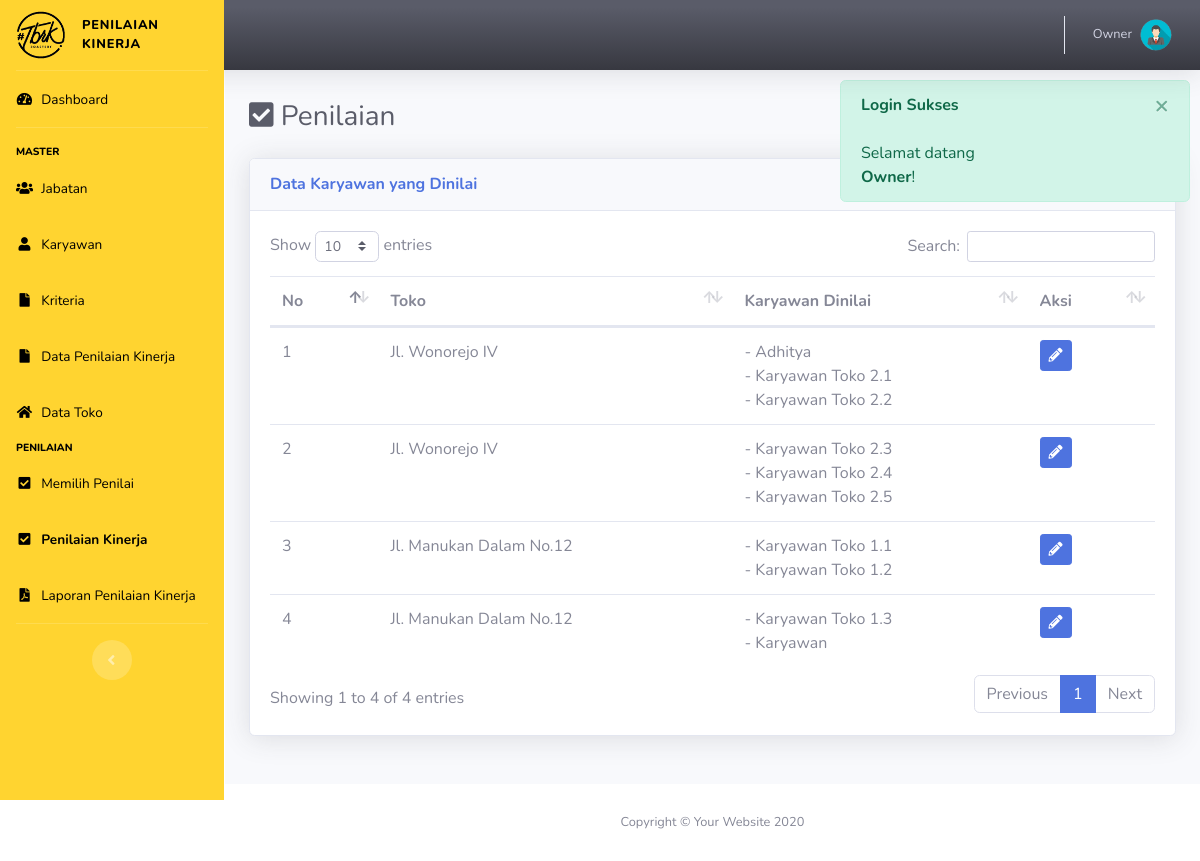
The app's page /index.php?p=melakukanpen (signed in) with its own data.
### tables this page shows
CREATE TABLE `penilai` (
  `id_penilai` int(11) NOT NULL,
  `id_periode` int(11) NOT NULL,
  `id_toko` int(11) NOT NULL,
  `grup` varchar(50) NOT NULL DEFAULT '',
  `sts` char(1) NOT NULL DEFAULT ''
);

CREATE TABLE `toko` (
  `id_toko` int(11) NOT NULL,
  `lokasi` varchar(50) NOT NULL,
  `setting_jml` varchar(50) NOT NULL
);

CREATE TABLE `grup_dinilai` (
  `id_grup` int(11) NOT NULL,
  `id_penilai` int(11) NOT NULL,
  `id_kar` varchar(12) DEFAULT NULL
);

CREATE TABLE `karyawan` (
  `id_kar` varchar(12) NOT NULL,
  `id_jabatan` int(11) NOT NULL,
  `id_toko` int(11) NOT NULL,
  `password` varchar(12) NOT NULL,
  `nama` varchar(50) NOT NULL,
  `alamat` varchar(50) NOT NULL,
  `no_telp` varchar(50) NOT NULL
);

### pages/melakukanpen.php (the view, shortened to what this page needs)
<div class="d-sm-flex align-items-center justify-content-between mb-4">
    <h1 class="h3 mb-0 text-gray-800"> <i class="fa fa-check-square"></i> Penilaian</h1>
</div>
<?php
	$ket = "Data";
?>
<div class="row row_angket">
	<div class="col mb-4">
		<div class="card shadow mb-4">
            <div class="card-header py-3 d-flex flex-row align-items-center justify-content-between">
                <?php
                if(!isset($_GET['ket'])){
                ?>
                    <h6 class="m-0 font-weight-bold text-primary"><?= ucfirst($ket); ?> Karyawan yang Dinilai</h6>
                <?php }else{ ?>
                    <h6 class="m-0 font-weight-bold text-primary">Penilaian Kinerja</h6>
            	<?php } ?>
            </div>
            <div class="card-body">
            <?php
            	if(!isset($form)):
            ?>
            	<table class="table dataTable">
            		<thead>
            			<tr>
            				<th>No</th>
                            <th>Toko</th>
            				<th>Karyawan Dinilai</th>
            				<th>Aksi</th>
            			</tr>
            		</thead>
            		<tbody>
            		<?php
            			$i=0;
                        $ida = get_tahun_ajar_id();
                        $id_kar = $_SESSION['user'];
                        $sql = "SELECT *
                                FROM penilai a
                                JOIN toko b ON a.id_toko = b.id_toko
                                JOIN penilai_detail c ON a.id_penilai = c.id_penilai
                                WHERE a.id_periode = $ida AND c.id_kar = '$id_kar' ";
            			$q = mysqli_query($con, $sql);
            			while($row = mysqli_fetch_array($q)):
            		?>
            			<tr id="<?= $row['id_penilai']; ?>" class="tr-bold">
            				<td><?= ++$i; ?></td>
                            <td><?= $row['lokasi']; ?></td>
                            <td><?= get_dinilai($con, $row['id_penilai']); ?></td>
            				<td>
                                <a href="index.php?p=melakukanpen&ket=tambah&id=<?= $row['id_penilai'] ?>" class="btn btn-sm btn-primary" data-toggle="tooltip" data-placement="top" title="Nilai"><i class="fa fa-pencil-alt"></i></a>
                            </td>
            			</tr>
            		<?php endwhile; ?>
            		</tbody>
            	</table>
            	<?php endif; ?>
            </div>
        </div>
    </div>
</div>

### config/koneksi.php (shortened to what this page needs)
<?php
	function get_tahun_ajar_id()
	{
		$con = $GLOBALS['con'];
		$sql = "SELECT * FROM periode WHERE status_periode = 1";
		$q = mysqli_query($con, $sql);
		$row = mysqli_fetch_array($q);
		return $row['id_periode'];
	}
	function get_dinilai($con, $idp){
        $sql = "SELECT * FROM grup_dinilai a JOIN karyawan b ON a.id_kar = b.id_kar WHERE a.id_penilai = $idp";
        $q = mysqli_query($con, $sql);
        $txt = '';
        while($row = mysqli_fetch_array($q)){
            $txt .= "- $row[nama]<br>";
        }
        return $txt;
    }
?>

### records on screen
penilai: id_toko.lokasi "Jl. Wonorejo IV"
grup_dinilai: id_kar.nama "Adhitya"
grup_dinilai: id_kar.nama "Karyawan Toko 2.1"
grup_dinilai: id_kar.nama "Karyawan Toko 2.2"
penilai: id_toko.lokasi "Jl. Wonorejo IV"
grup_dinilai: id_kar.nama "Karyawan Toko 2.3"
grup_dinilai: id_kar.nama "Karyawan Toko 2.4"
grup_dinilai: id_kar.nama "Karyawan Toko 2.5"
penilai: id_toko.lokasi "Jl. Manukan Dalam No.12"
grup_dinilai: id_kar.nama "Karyawan Toko 1.1"
grup_dinilai: id_kar.nama "Karyawan Toko 1.2"
penilai: id_toko.lokasi "Jl. Manukan Dalam No.12"
grup_dinilai: id_kar.nama "Karyawan Toko 1.3"
grup_dinilai: id_kar.nama "Karyawan"

### other values on screen
$_SESSION['name'] "Owner"
$ket "Data"
$_SESSION["flash"]["head"] "Login Sukses"
$_SESSION["flash"]["msg"] "Selamat datang Owner !"
